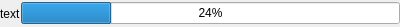
<?xml version="1.0" encoding="UTF-8"?>
<ui version="4.0">
 <class>RsaToolbox::TimedProgressBar</class>
 <widget class="QWidget" name="RsaToolbox::TimedProgressBar">
  <property name="geometry">
   <rect>
    <x>0</x>
    <y>0</y>
    <width>400</width>
    <height>27</height>
   </rect>
  </property>
  <property name="sizePolicy">
   <sizepolicy hsizetype="Expanding" vsizetype="Preferred">
    <horstretch>0</horstretch>
    <verstretch>0</verstretch>
   </sizepolicy>
  </property>
  <property name="windowTitle">
   <string>Form</string>
  </property>
  <layout class="QHBoxLayout" name="horizontalLayout" stretch="0,1">
   <property name="spacing">
    <number>0</number>
   </property>
   <property name="leftMargin">
    <number>0</number>
   </property>
   <property name="topMargin">
    <number>0</number>
   </property>
   <property name="rightMargin">
    <number>0</number>
   </property>
   <property name="bottomMargin">
    <number>0</number>
   </property>
   <item>
    <widget class="QLabel" name="label">
     <property name="text">
      <string>text</string>
     </property>
    </widget>
   </item>
   <item>
    <widget class="QProgressBar" name="progressBar">
     <property name="value">
      <number>24</number>
     </property>
    </widget>
   </item>
  </layout>
 </widget>
 <resources/>
 <connections/>
</ui>
